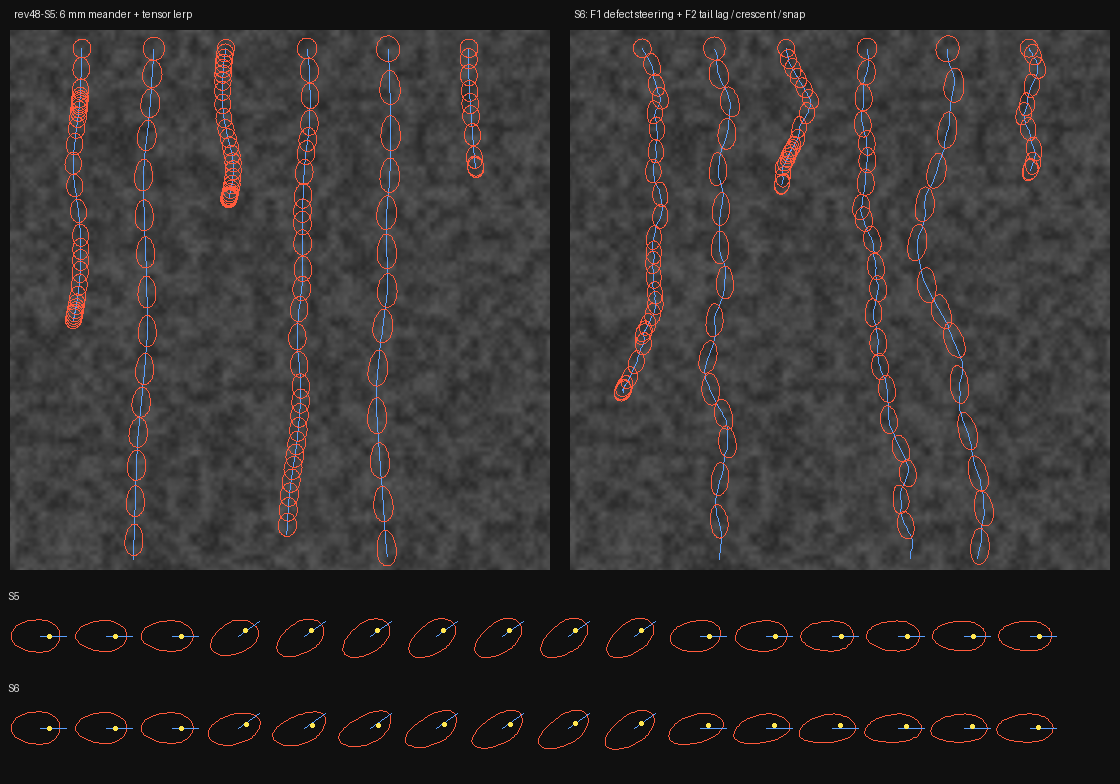

The Python source for this figure:
"""rev48-S6 prototype (docs/RAINFX_V2_SHAPE_STATE_PLAN.md section 18): zig-zag paths on a heterogeneous
surface (F1) and head / tail deformation in turns (F2), with the shader's speed law and shape state.

F1 defect field D(x) in [0, 1], static on the visor: two value-noise octaves (defMM, 0.4 defMM).
   The HEAD (p + dir r) samples D across the drop width: lateral steer = -defK (D(h + side r) - D(h - side r))
   x saturate(drive) (pinning gradient pushes the contact line toward the weaker side), and the pinning at the
   head is scaled by 1 + defPin (2 D - 1) (stick-slip). Old model: meander = value of a 6 mm noise (not gradient).
F2 shape state when moving (axis phi, anisotropy e, bend b), heading psi, misalignment dl = wrap90(psi - phi):
   axis turns toward the heading over tailTau (the receding tail is pinned, the head leads),
   e target = motion e + tailStretch |sin dl| (head goes ahead, tail stays: diagonal stretch),
   b target = s crescentK sin(dl) (s = sign(d . u1)): the body bows to the OUTSIDE of the turn,
   snap: |dl| > snapDeg -> tail lets go: tailTau -> 0.04 s, b -> 0 (2-3 frames, no pop).
   Visor: the thick apex (asymmetric cap) moves toward the outer front (frontK |b|).
usage: python rainfx2_s6_flow_proto.py out.png
"""
import math
import sys
import numpy as np
from PIL import Image, ImageDraw

rng = np.random.default_rng(7)
H = np.random.default_rng(3).random((4096,))


def hash2(ix, iy):
    return H[(ix * 73856093 ^ iy * 19349663) % 4096]


def vnoise(x, y):
    ix, iy = math.floor(x), math.floor(y)
    fx, fy = x - ix, y - iy
    fx, fy = fx * fx * (3 - 2 * fx), fy * fy * (3 - 2 * fy)
    a = hash2(ix, iy) + (hash2(ix + 1, iy) - hash2(ix, iy)) * fx
    b = hash2(ix, iy + 1) + (hash2(ix + 1, iy + 1) - hash2(ix, iy + 1)) * fx
    return a + (b - a) * fy


DEF_MM = 1.2


def D(x, y):
    return 0.65 * vnoise(x / DEF_MM, y / DEF_MM) + 0.35 * vnoise(x / (0.4 * DEF_MM) + 17.3, y / (0.4 * DEF_MM) + 5.1)


P = dict(gamma=0.072, pinCoat=0.18, kinetic=0.6, friction=0.15, vMax=0.08, vScale=0.25, shapeK=2.0944,
         dropTau=0.04, meander=0.35, meanderMM=6.0, defK=6.0, defPin=0.35,
         motionK=0.6, motionV=0.04, relaxMove=0.12, slugTau=0.6,
         tailTau=0.25, tailStretch=0.2, crescentK=0.9, snapDeg=40.0)
DT = 1 / 60


def speed(rmm, pinMul):
    r = rmm * 1e-3
    F = 1e-6 * P['shapeK'] * rmm ** 3 * 9.81
    Fpin = P['gamma'] * 2 * r * P['pinCoat'] * P['kinetic'] * pinMul
    if F <= Fpin:
        return 0.0, 1.0
    vq = (F - Fpin) / (P['friction'] * r)
    return P['vMax'] * (1 - math.exp(-vq / P['vScale'])), Fpin / F


def run(x0, rmm, new, T=4.0, gdir=(0.0, 1.0)):
    p = np.array([x0, 2.0])
    v = np.array([0.0, 0.0])
    st = dict(phi=math.pi / 2, e=0.0, b=0.0)
    out = []
    d = np.array(gdir)
    for i in range(int(T / DT)):
        head = p + d * rmm
        side = np.array([-d[1], d[0]])
        if new:
            pin = 0.6 + 0.8 * vnoise(p[0] / 4 + 53, p[1] / 4)       # the old 4 mm pin field stays
            pin *= 1 + P['defPin'] * (2 * D(*head) - 1)
            sp, drive = speed(rmm, pin)
            lat = -P['defK'] * (D(*(head + side * rmm)) - D(*(head - side * rmm))) * min(drive, 1)
        else:
            pin = 0.6 + 0.8 * vnoise(p[0] / 4 + 53, p[1] / 4)
            sp, drive = speed(rmm, pin)
            lat = P['meander'] * (2 * vnoise(p[0] / P['meanderMM'], p[1] / P['meanderMM']) - 1) * min(drive, 1)
        lat = max(-0.5, min(0.5, lat))
        dirT = np.array(gdir) + side * lat
        dirT /= np.linalg.norm(dirT)
        vT = dirT * sp * 1000                                              # mm/s
        v = v + (vT - v) * (1 - math.exp(-DT / P['dropTau']))
        if sp == 0 and np.linalg.norm(v) < 3:
            v[:] = 0
        p = p + v * DT
        vms = np.linalg.norm(v) * 1e-3
        if vms > 2e-3:
            d = v / np.linalg.norm(v)
            shape_step(st, d, vms, new)
        out.append((p.copy(), dict(st), d.copy(), vms))
    return out


def wrap90(a):
    return (a + math.pi / 2) % math.pi - math.pi / 2


def shape_step(st, d, vms, new):
    A = 1 + P['motionK'] * min(vms / P['motionV'], 1)
    eM = min(0.5 * (A * A - 1) / (A * A + 1), 0.45)
    psi = math.atan2(d[1], d[0])
    if not new:                                           # rev48-S5: tensor lerp toward the motion ellipse
        k = 1 - math.exp(-DT / P['relaxMove'])
        e = max(eM, st['e'] * math.exp(-DT / P['slugTau']))
        m0 = np.array([st['e'] * math.cos(2 * st['phi']), st['e'] * math.sin(2 * st['phi'])])
        mt = np.array([e * math.cos(2 * psi), e * math.sin(2 * psi)])
        m = m0 + (mt - m0) * k
        st['e'] = float(np.linalg.norm(m))
        st['phi'] = 0.5 * math.atan2(m[1], m[0])
        st['b'] *= 1 - k
        return
    u1 = np.array([math.cos(st['phi']), math.sin(st['phi'])])
    dl = wrap90(psi - st['phi'])
    s = 1.0 if np.dot(d, u1) >= 0 else -1.0
    snap = abs(dl) > math.radians(P['snapDeg'])
    tau = 0.04 if snap else P['tailTau']
    kr = 1 - math.exp(-DT / tau)
    phiN = st['phi'] + dl * kr
    eS = 0.0 if snap else P['tailStretch'] * abs(math.sin(dl))
    # the slug memory (E3) holds the drop's own length, not the turn stretch (else it ratchets up)
    eT = min(max(eM, (st['e'] - eS) * math.exp(-DT / P['slugTau'])) + eS, 0.45)
    bT = 0.0 if snap else s * P['crescentK'] * math.sin(dl)
    k = 1 - math.exp(-DT / (0.04 if snap else P['relaxMove']))
    st['e'] += (eT - st['e']) * k
    st['b'] += (bT - st['b']) * k
    # keep the visor's u1 convention (phi in (-90, 90]); a wrap flips u1, so the bend flips with it
    phiW = wrap90(phiN)
    if abs(phiW - phiN) > 1:
        st['b'] = -st['b']
    st['phi'] = phiW


def outline(c, rmm, st, d, vms, new, px):
    e = st['e']
    A = math.sqrt((0.5 + e) / (0.5 - e))
    a, bmin = rmm * math.sqrt(A), rmm / math.sqrt(A)
    u = np.array([math.cos(st['phi']), math.sin(st['phi'])])
    vv = np.array([-u[1], u[0]])
    kk = 0.6 * min(vms / 0.04, 1)
    pts = []
    for t in np.linspace(0, 2 * math.pi, 64, endpoint=False):
        q = np.array([a * math.cos(t), bmin * math.sin(t)])
        aa = q[0] / a
        P2 = u * q[0] + vv * q[1] + vv * (st['b'] * bmin * aa * aa)
        if np.dot(P2, d) < 0:                              # rear half stretches (teardrop)
            P2 = P2 + d * np.dot(P2, d) * kk
        pts.append(tuple((c + P2) * px))
    return pts


def main(outp):
    W, Hh, PX = 60.0, 60.0, 9
    img = Image.new('RGB', (int(2 * W * PX) + 40, int(Hh * PX) + 40), (16, 16, 16))
    dr = ImageDraw.Draw(img)
    g = np.array([[D(x / PX, y / PX) for x in range(int(W * PX))] for y in range(int(Hh * PX))])
    gi = Image.fromarray((40 + 50 * g).astype(np.uint8)).convert('RGB')
    for k, new in enumerate((False, True)):
        ox = 10 + k * (int(W * PX) + 20)
        img.paste(gi, (ox, 30))
        dr.text((ox + 4, 8), 'rev48-S5: 6 mm meander + tensor lerp' if not new else 'S6: F1 defect steering + F2 tail lag / crescent / snap', fill=(230, 230, 230))
        for j, (x0, rmm) in enumerate(((8, 1.0), (16, 1.2), (24, 0.95), (33, 1.1), (42, 1.3), (51, 1.0))):
            path = run(x0, rmm, new)
            pts = [(ox + q[0] * PX, 30 + q[1] * PX) for q, *_ in path if q[1] < Hh - 1]
            if len(pts) > 1:
                dr.line(pts, fill=(90, 160, 255), width=1)
            for i in range(0, len(path), 9):
                q, st, d, vms = path[i]
                if q[1] > Hh - 2:
                    break
                o = [(ox + x, 30 + y) for x, y in outline(q, rmm, st, d, vms, new, PX)]
                dr.polygon(o, outline=(255, 90, 60))
    # filmstrip: one drop (r 1 mm, 30 mm/s), straight -> 35 deg turn at 0.33 s -> back at 1.0 s, every 0.1 s;
    # arrow = heading, yellow dot = thick apex (S6: pushed to the outer front by the bend)
    SC, CW = 18.0, 66
    Z = Image.new('RGB', (img.size[0], 2 * 92 + 20), (16, 16, 16))
    zd = ImageDraw.Draw(Z)
    for k, new in enumerate((False, True)):
        y0 = 10 + k * 92
        zd.text((8, y0), 'S5' if not new else 'S6', fill=(230, 230, 230))
        st = dict(phi=0.0, e=0.0, b=0.0)
        rmm, vms = 1.0, 0.03
        n = 0
        for i in range(int(1.6 / DT)):
            ang = 0.0 if i < 20 else (math.radians(-35) if i < 60 else 0.0)
            d = np.array([math.cos(ang), math.sin(ang)])
            shape_step(st, d, vms, new)
            if i % 6 == 5:
                cx, cy = 40 + n * CW, y0 + 46
                o = [(cx + x, cy + y) for x, y in outline(np.zeros(2), rmm, st, d, vms, new, SC)]
                zd.polygon(o, outline=(255, 90, 60))
                zd.line((cx, cy, cx + d[0] * 26, cy + d[1] * 26), fill=(90, 160, 255))
                u = np.array([math.cos(st['phi']), math.sin(st['phi'])]); vv = np.array([-u[1], u[0]])
                out = -vv * np.sign(st['b']) if (new and abs(st['b']) > 1e-3) else np.zeros(2)
                ad = d + out * 1.2 * abs(st['b']); ad = ad / np.linalg.norm(ad)
                zd.ellipse((cx + ad[0] * 9 - 2, cy + ad[1] * 9 - 2, cx + ad[0] * 9 + 2, cy + ad[1] * 9 + 2), fill=(255, 230, 80))
                n += 1
    full = Image.new('RGB', (img.size[0], img.size[1] + Z.size[1]), (16, 16, 16))
    full.paste(img, (0, 0)); full.paste(Z, (0, img.size[1]))
    full.save(outp)
    # statistics: lateral excursion and turn count per drop
    for new in (False, True):
        lat, turns = [], []
        for x0 in np.linspace(5, 55, 24):
            path = run(x0, 1.1, new, T=4)
            xs = np.array([q[0] for q, *_ in path])
            hd = np.array([math.atan2(d[1], d[0]) for _, _, d, _ in path])
            dx = np.sign(np.diff(xs[::6]))
            turns.append(int(np.sum(dx[1:] * dx[:-1] < 0)))
            lat.append(float(xs.max() - xs.min()))
        print('%-4s lateral range mm p50 %.1f  direction reversals (0.1 s) p50 %d  mean %.1f' % (
            'S6' if new else 'S5', np.median(lat), np.median(turns), np.mean(turns)))


if __name__ == '__main__':
    main(sys.argv[1] if len(sys.argv) > 1 else 'rainfx2_s6_flow_proto.png')
